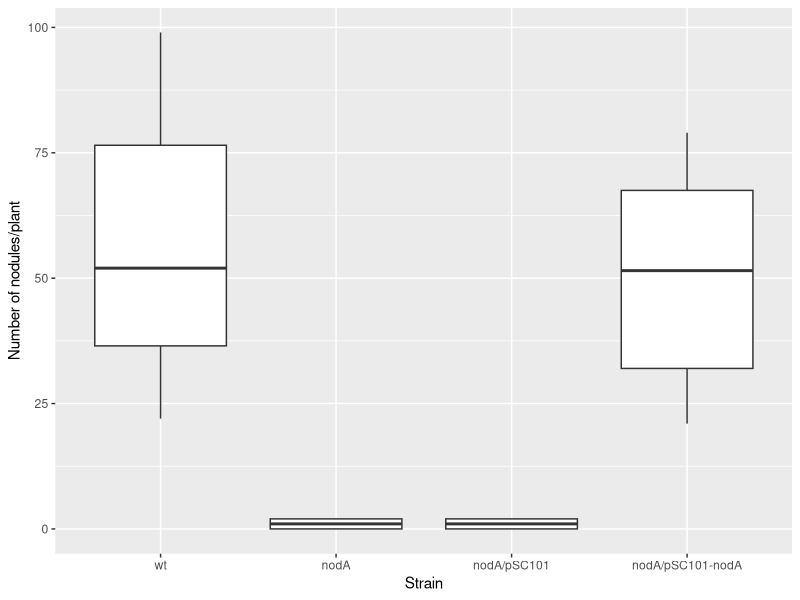

Recreate this plot in R.
#additional examples for practice with ggplot2

#start by loading the necessary packages with the "library" command: here we will be using ggplot2
library(ggplot2)

#Extra Practice Problem 1: the ability of rhizobia to form nodules on Phaseolus vulgaris roots

rhizo <- read.csv("RhizobiaNodulation.csv")

#I can check that the data have loaded using the View command
View(rhizo)

#visualise the data

# Define the desired order of the groups
desired_order <- c("wt", "nodA", "nodA/pSC101", "nodA/pSC101-nodA")  

# Reorder the 'name' variable as a factor with the desired order
rhizo$name <- factor(rhizo$name, levels = desired_order)

# Create the ggplot with the modified order of groups
rhizoplot <- ggplot(rhizo, aes(x = name, y = nodules)) +
  geom_boxplot(aes(group = name)) +
  labs(x = "Strain", y = "Number of nodules/plant")

print(rhizoplot)

#Extra Practice Problem 2: 







